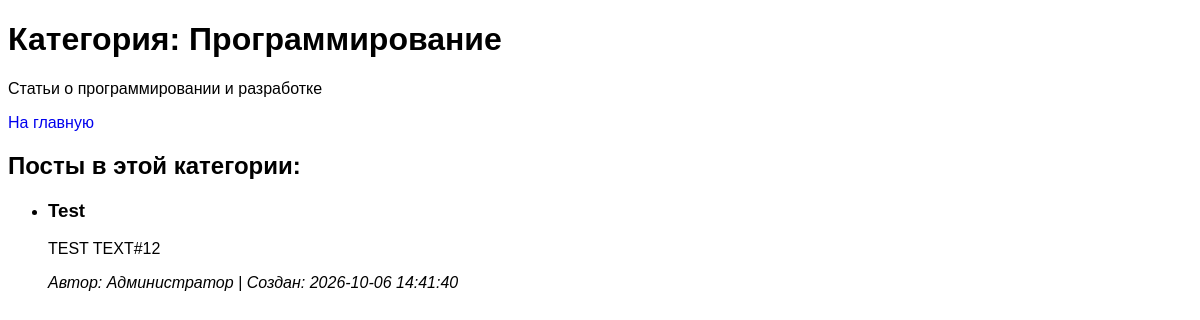
Page /category/1 on the committed database.
### tables this page shows
CREATE TABLE categories(
            id INTEGER PRIMARY KEY AUTOINCREMENT,
            name TEXT UNIQUE NOT NULL,
            description TEXT
);

CREATE TABLE posts(
            id INTEGER PRIMARY KEY AUTOINCREMENT,
            title TEXT,
            content TEXT,
            user_id INTEGER,
            category_id INTEGER,
            created_at TIMESTAMP DEFAULT CURRENT_TIMESTAMP,
            FOREIGN KEY (user_id) REFERENCES users(id),
            FOREIGN KEY (category_id) REFERENCES categories(id)
);

CREATE TABLE users(
            id INTEGER PRIMARY KEY AUTOINCREMENT,
            name TEXT,
            email TEXT,
            password TEXT,
            last_login TIMESTAMP,
            role TEXT DEFAULT 'user'
);

### app.py (the view)
@app.route('/category/<int:category_id>')
def category_posts(category_id):
    posts = get_posts_by_category(category_id)
    cur.execute('SELECT * FROM categories WHERE id = ?', [category_id])
    category = cur.fetchone()
    if not category:
        return "Категория не найдена", 404
    return render_template('category.html',
                         posts=posts,
                         category=category,
                         user_name=session.get('user_name'))

### app.py (called while the page is built, shortened)
def get_posts_by_category(category_id):
    cur.execute('''SELECT posts.*, users.name, categories.name as category_name
                   FROM posts
                   JOIN users ON posts.user_id = users.id
                   LEFT JOIN categories ON posts.category_id = categories.id
                   WHERE posts.category_id = ?
                   ORDER BY posts.created_at DESC''',
                [category_id])
    return cur.fetchall()

@app.before_request
def check_auth():
    if 'user_id' not in session:
        token = request.cookies.get('auth_token')

### templates/category.html (shortened to what this page needs)
<!DOCTYPE html>
<html lang="ru">
<head>
    <link rel="stylesheet" href="../static/styles.css">
</head>
<body>
    <h1>Категория: {{ category[1] }}</h1>
    {% if category[2] %}
        <p>{{ category[2] }}</p>
    {% endif %}
    <a href="/">На главную</a>
    <h2>Посты в этой категории:</h2>
    {% if posts %}
        <ul>
            {% for post in posts %}
                <li>
                    <h3>{{ post[1] }}</h3>
                    <p>{{ post[2][:200] }}{% if post[2]|length > 200 %}...{% endif %}</p>
                    <p><em>Автор: {{ post[6] }} | Создан: {{ post[5] }}</em></p>
                </li>
            {% endfor %}
        </ul>
    {% else %}
        <p>В этой категории пока нет постов.</p>
    {% endif %}
</body>
</html>

### static/styles.css (style rules this page uses)
* { font-family:'Franklin Gothic Medium', 'Arial Narrow', Arial, sans-serif; }
a { text-decoration: none; }
body { font-family: Arial, sans-serif; background-size: cover; background-repeat: no-repeat; }
p { width: 800px; height: auto; }

### rows in the picture
categories: name "Программирование", description "Статьи о программировании и разработке"
posts: title "Test", content "TEST TEXT#12", name "Администратор", created_at "2026-10-06 14:41:40"
